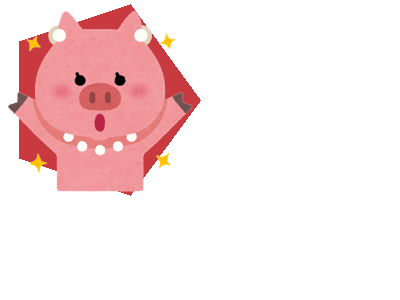

Generate this figure with Python:
!pip install apng
import os, IPython
from PIL import Image, ImageDraw, ImageFont
from apng import APNG

class AStudio(object):
    bodies: list
    frame: int

    def __init__(self, width=400, height=300, background='white'):
        self.width = width
        self.height = height
        self.background = background
        self.bodies = []
        self.files = []
        self.frame = 0
    
    def append(self, shape):
        self.bodies.append(shape) 
        return shape

    def render(self, caption=''):
        canvas = ACanvas(self.width, self.height, self.background)
        for body in self.bodies:
            body.render(canvas, self.frame)
        filename = f'frame{self.frame}.png'
        canvas.image.save(filename)
        self.files.append(filename)
        self.frame += 1
    
    def create_anime(self, filename='anime.png', delay=100):
        APNG.from_files(self.files, delay=int(delay)).save(filename)
        for image in self.files:
            os.remove(image) 
        self.files = []
        return filename

class ACanvas(object):
    width:int    
    height:int 
    background: any  
    image: Image
    draw: ImageDraw
    
    def __init__(self, width=400, height=300, background='white'):
        self.width = width
        self.height = height
        self.background = background
        self.image = Image.new('RGBA', (self.width, self.height), self.background)
        self.draw = ImageDraw.Draw(self.image, 'RGBA')

!wget https://3.bp.blogspot.com/-l2e4Wv0g8GM/XLAdOrVvdQI/AAAAAAABSWk/XJPqJNncrWcUG7JoD7m1xepZInDtcFBRACLcBGAs/s800/kotowaza_buta_shinju.png

class RollingPolygon(APolygon):

    def render(self, canvas: ACanvas, tick: int):
        theta = math.pi * 2 / self.N
        slope = math.pi * 2 * 30 * (tick/180)  
        # 半径
        r = min(self.width, self.height)/2
        
        points = []
        for i in range(self.N):
            x = self.cx + r * math.cos(theta*i + self.slope + slope)
            y = self.cy + r * math.sin(theta*i + self.slope + slope)
            points.append((x, y))
        canvas.draw.polygon(points, fill=self.color)

studio = AStudio()
shape = RollingPolygon(width=200, N=5)
studio.append(shape)
studio.append(AImage(width=200, image='kotowaza_buta_shinju.png'))
for i in range(60):
    studio.render()
IPython.display.Image(studio.create_anime())
